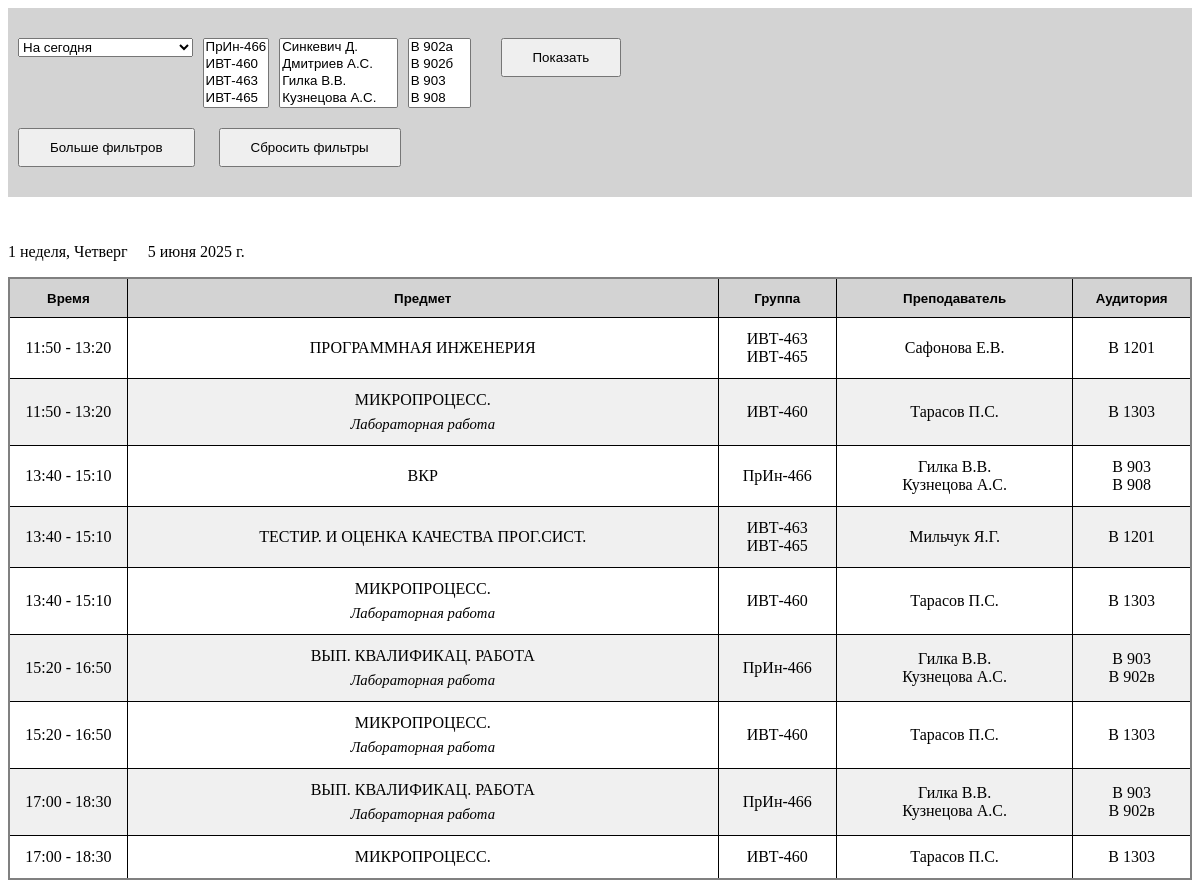
Screenshot of /visualization/ with the database file from the repository.
### api/models.py (models this page shows, shortened)
class CommonModel(models.Model):
    class Meta:
        abstract = True
    idnumber = models.CharField(
        unique=True,
        blank=True,
        null=True,
        max_length=260,
        verbose_name="Уникальный строковый идентификатор",
    )
    datecreated = models.DateTimeField(auto_now_add=True, verbose_name="Дата создания записи")
    datemodified = models.DateTimeField(auto_now_add=True, verbose_name="Дата изменения записи")
    dateaccessed = models.DateTimeField(
        null=True, blank=True, verbose_name="Дата доступа к записи"
    )
    author = models.ForeignKey(
        User, blank=True, null=True, on_delete=models.SET_NULL, verbose_name="Автор записи"
    )
    note = models.TextField(
        null=True, blank=True, verbose_name="Комментарий для этой записи", max_length=1024
    )
    def __str__(self):
        return self.__repr__()

class Event(CommonModel):
    class Meta:
        verbose_name = "Событие"
        verbose_name_plural = "События"
    date = models.DateField(null=True, blank=False, verbose_name="Дата")
    date_override = models.ForeignKey(DayDateOverride, null=True, blank=True, editable=False, on_delete=models.SET_NULL, verbose_name="Перенос дня")
    kind_override = models.ForeignKey(EventKind, null=True, blank=True, default=None, on_delete=models.PROTECT, verbose_name="Тип")
    subject_override = models.ForeignKey(Subject, null=True, on_delete=models.PROTECT, verbose_name="Предмет")
    participants_override = models.ManyToManyField(EventParticipant, verbose_name="Участники")
    places_override = models.ManyToManyField(EventPlace, verbose_name="Места")
    time_slot_override = models.ForeignKey(TimeSlot, null=True, on_delete=models.PROTECT, verbose_name="Временной интервал")
    abstract_event = models.ForeignKey(AbstractEvent, null=True, editable=False, on_delete=models.CASCADE, verbose_name="Запланированное событие")
    is_event_canceled = models.BooleanField(verbose_name="Событие отменено", default=False)
    event_cancel = models.ForeignKey(EventCancel, null=True, blank=True, on_delete=models.SET_NULL, verbose_name="Отмена события")
    is_event_overriden = models.BooleanField(verbose_name="Событие изменено вручную", default=False)
    def get_groups(self):
        return self.participants_override.filter(is_group=True)
    def get_teachers(self):
        return self.participants_override.filter(role__in=[EventParticipant.Role.TEACHER, EventParticipant.Role.ASSISTANT])

class AbstractEvent(CommonModel):
    class Meta:
        verbose_name = "Запланированное событие"
        verbose_name_plural = "Запланированные события"
    kind = models.ForeignKey(EventKind, null=True, blank=True, default=None, on_delete=models.PROTECT, verbose_name="Тип")
    subject = models.ForeignKey(Subject, on_delete=models.PROTECT, verbose_name="Предмет")
    participants = models.ManyToManyField(EventParticipant, verbose_name="Участники")
    places = models.ManyToManyField(EventPlace, verbose_name="Места")
    abstract_day = models.ForeignKey(AbstractDay, on_delete=models.PROTECT, verbose_name="Абстрактный день")
    time_slot = models.ForeignKey(TimeSlot, on_delete=models.PROTECT, verbose_name="Временной интервал")
    holds_on_date = models.DateField(null=True, blank=True, verbose_name="Проводится только в заданный день")
    schedule = models.ForeignKey(Schedule, null=True, on_delete=models.CASCADE, related_name="events", verbose_name="Расписание")
    changes = models.ForeignKey(AbstractEventChanges, null=True, blank=True, on_delete=models.SET_NULL, editable=False, verbose_name="Изменения")

class AbstractDay(CommonModel):
    class Meta:
        verbose_name = "Абстрактный день"
        verbose_name_plural = "Абстрактные дни"
    day_number = models.IntegerField(verbose_name="Смещение от начала повторяющгося фрагмента (пн. первой недели)")
    name = models.CharField(verbose_name="Имя дня в рамках шаблона", max_length=64)

class TimeSlot(CommonModel):
    class Meta:
        verbose_name = "Время проведения события"
        verbose_name_plural = "Времена проведения события"
    alt_name = models.TextField(null=True, verbose_name="Академ. часы пары")
    start_time = models.TimeField(verbose_name="Время начала")
    end_time = models.TimeField(null=True, verbose_name="Время окончания")
    def __repr__(self):
        res = self.start_time.strftime("%H:%M")
        if self.end_time:
            res += "-{}".format(self.end_time.strftime("%H:%M"))
        return f"{self.alt_name}ч. / {res}"

class Subject(CommonModel):
    class Meta:
        verbose_name = "Предмет"
        verbose_name_plural = "Предметы"
    name = models.CharField(max_length=256, verbose_name="Название")
    def __repr__(self):
        return str(self.name)

class EventParticipant(CommonModel):
    class Meta:
        verbose_name = "Участник события"
        verbose_name_plural = "Участники события"
    class Role(models.TextChoices):
        STUDENT = "student", "Студент"
        TEACHER = "teacher", "Преподаватель"
        ASSISTANT = "assistant", "Ассистент"
    name = models.CharField(max_length=255, verbose_name="Имя")
    role = models.CharField(choices=Role, max_length=48, null=False, verbose_name="Роль")
    is_group = models.BooleanField(verbose_name="Является группой", default=False)
    department = models.ForeignKey(Department, null=True, on_delete=models.SET_NULL, verbose_name="Подразделение")

class EventPlace(CommonModel):
    class Meta:
        verbose_name = "Место проведения события"
        verbose_name_plural = "Места проведения события"
    building = models.CharField(max_length=128, verbose_name="Корпус")
    room = models.CharField(max_length=64, verbose_name="Аудитория")
    def __repr__(self):
        return f"{self.building} {self.room}"

class EventKind(CommonModel):
    class Meta:
        verbose_name = "Тип события"
        verbose_name_plural = "Типы событий"
    name = models.CharField(verbose_name="Название типа", max_length=64)
    def __repr__(self):
        return str(self.name)

### visualization/views.py (the view, shortened to what this page needs)
# urls.py: path("visualization/", views.index, name = "index"),
def index(request):
    selected = {
        "date" : "today",
        "left_date" : "",
        "right_date" : "",
        "group" : "",
        "teacher" : "",
        "place" : "",
        "subject" : "",
        "kind" : "",
        "time_slot" : ""
    }
    groups = ReadAPI.get_all_groups().values_list("name", flat=True)
    teachers = ReadAPI.get_all_teachers().values_list("name", flat=True)
    places = [str(p) for p in ReadAPI.get_all_places()]
    subjects = ReadAPI.get_all_subjects().values_list("name", flat=True)
    kinds = ReadAPI.get_all_kinds().values_list("name", flat=True)
    time_slots = [str(ts) for ts in ReadAPI.get_all_time_slots()]
    data = get_table_data(selected)
    data = {"selected" : selected,
            "groups" : groups,
            "teachers" : teachers,
            "places" : places,
            "subjects" : subjects,
            "kinds" : kinds,
            "time_slots" : time_slots,
            "data" : data,
            "addition_filters_visible" : request.POST.get("addition_filters_visible") if "addition_filters_visible" in request.POST else "0",
            "calendar_visibile" : "1" if "calendar_visibility" in request.POST else "0"
    }
    return render(request, "index.html", context = data)

### templates/index.html (shortened to what this page needs)
<!DOCTYPE html>
<html>
    <head>
        {% load static %}
        <link href="https://cdn.jsdelivr.net/npm/select2@4.1.0-rc.0/dist/css/select2.min.css" rel="stylesheet">
        <link href="{% static 'styles/style.css' %}" rel="stylesheet">
    </head>
    <body>
        {% include "header.html" %}
        {% if data|length == 0 %}
            {% include "emptyTable.html" %}
        {% else %}
            {% include "table.html" %}
        {% endif %}
    </body>
</html>

### templates/header.html (shortened to what this page needs)
<form action="" method="post" id="header-form">
    <header>
        <div class="main-filters-container">
            <div class="date-filter-container" id="date-filter-container">
                <select class="date-select" name="date" id="date-select" onchange="on_date_select_change()">
                    <option value="today" {% if selected.date == "today" %} selected {% endif %}>На сегодня</option>
                </select>
            </div>
            <select class="group-pillbox" name="group[]" multiple="multiple">
                {% for group in groups %}
                    <option value="{{ group }}" {% if group in selected.group %} selected {% endif %}>{{ group }}</option>
                {% endfor %}
            </select>
            <select class="teacher-pillbox" name="teacher[]" multiple="multiple">
                {% for teacher in teachers %}
                    <option value="{{ teacher }}" {% if teacher in selected.teacher %} selected {% endif %}>{{ teacher }}</option>
                {% endfor %}
            </select>
            <select class="place-pillbox" name="place[]" multiple="multiple">
                {% for place in places %}
                    <option value="{{ place }}" {% if place in selected.place %} selected {% endif %}>{{ place }}</option>
                {% endfor %}
            </select>
            <button type="submit" id="submit-button" onclick="this.form.submit()" style="margin-left: 20px;">Показать</button>
        </div>
        <div style="margin-top: 20px;">
            <button type="button" id="more-filters-button" onclick="update_filters_visibility()">
                {% if addition_filters_visible == "1" %}
                    Меньше фильтров
                {% else %}
                    Больше фильтров
                {% endif %}
            </button>
            <button type="button" onclick="drop_filters()" style="margin-left: 20px;">Сбросить фильтры</button>
        </div>
    </header>
</form>

### templates/table.html (shortened to what this page needs)
{% for entry, row_spans, calendar in data %}
    <div class="schedule-date-info">
        <p>{{ entry.0.abstract_event.abstract_day.name }}</p>
        <p>{{ entry.0.date }}</p>
    </div>
    <div style="display: flex;">
        <table class="entries-table">
            <thead>
                <tr>
                    <th id="c1h{{ forloop.counter }}">
                        <button onclick="change_visibility('c1', '{{ forloop.counter }}')">Время</button>
                    </th>
                    <th id="c2h{{ forloop.counter }}">
                        <button onclick="change_visibility('c2', '{{ forloop.counter }}')">Предмет</button>
                    </th>
                    <th id="c3h{{ forloop.counter }}">
                        <button onclick="change_visibility('c3', '{{ forloop.counter }}')">Группа</button>
                    </th>
                    <th id="c4h{{ forloop.counter }}">
                        <button onclick="change_visibility('c4', '{{ forloop.counter }}')">Преподаватель</button>
                    </th>
                    <th id="c5h{{ forloop.counter }}">
                        <button onclick="change_visibility('c5', '{{ forloop.counter }}')">Аудитория</button>
                    </th>
                </tr>
            </thead>
            <tbody>
                {% for event in entry %}
                    <tr name="r{{ forloop.parentloop.counter }}">
                        <td name="c1d{{ forloop.parentloop.counter }}" {% if event.is_event_canceled %} class="canceled-cell" {% endif %}>
                            {{ event.time_slot_override.start_time }} - {{ event.time_slot_override.end_time }}
                        </td>
                        {% if row_spans|list_item:forloop.counter != 0 %}
                            <td
                            name="c2d{{ forloop.parentloop.counter }}" rowspan="{{ row_spans|list_item:forloop.counter }}">
                                {{ event.subject_override }}
                                {% if event.kind_override %}
                                    <br><i>{{ event.kind_override }}</i>
                                {% endif %}
                            </td>
                            <td
                            name="c3d{{ forloop.parentloop.counter }}" rowspan="{{ row_spans|list_item:forloop.counter }}">
                                {% for group in event.get_groups.all %}
                                    {{ group.name }}<br>
                                {% endfor %}
                            </td>
                            <td
                            name="c4d{{ forloop.parentloop.counter }}" rowspan="{{ row_spans|list_item:forloop.counter }}">
                                {% for teacher in event.get_teachers.all %}
                                    {{ teacher.name }}<br>
                                {% endfor %}
                            </td>
                            <td
                            name="c5d{{ forloop.parentloop.counter }}" rowspan="{{ row_spans|list_item:forloop.counter }}">
                                {% for place in event.places_override.all %}
                                    {{ place }}<br>
                                {% endfor %}
                            </td>
                        {% endif %}
                    </tr>
                {% endfor %}
            </tbody>
        </table>
    </div>
{% endfor %}

### rows the page displays
Event: abstract_event.name "1 неделя, Четверг", date "5 июня 2025 г.", time_slot_override.start_time "11:50", time_slot_override.end_time "13:20", subject_override "ПРОГРАММНАЯ ИНЖЕНЕРИЯ"
EventParticipant: name "ИВТ-463"
EventParticipant: name "ИВТ-465"
EventParticipant: name "Сафонова Е.В."
EventPlace: building+room "В 1201"
Event: time_slot_override.start_time "11:50", time_slot_override.end_time "13:20", subject_override "МИКРОПРОЦЕСС.", kind_override "Лабораторная работа"
EventParticipant: name "ИВТ-460"
EventParticipant: name "Тарасов П.С."
EventPlace: building+room "В 1303"
Event: time_slot_override.start_time "13:40", time_slot_override.end_time "15:10", subject_override "ВКР"
EventParticipant: name "ПрИн-466"
EventParticipant: name "Гилка В.В."
EventParticipant: name "Кузнецова А.С."
EventPlace: building+room "В 903"
EventPlace: building+room "В 908"
Event: time_slot_override.start_time "13:40", time_slot_override.end_time "15:10", subject_override "ТЕСТИР. И ОЦЕНКА КАЧЕСТВА ПРОГ.СИСТ."
EventParticipant: name "Мильчук Я.Г."
Event: time_slot_override.start_time "13:40", time_slot_override.end_time "15:10", subject_override "МИКРОПРОЦЕСС.", kind_override "Лабораторная работа"
Event: time_slot_override.start_time "15:20", time_slot_override.end_time "16:50", subject_override "ВЫП. КВАЛИФИКАЦ. РАБОТА", kind_override "Лабораторная работа"
EventPlace: building+room "В 902в"
Event: time_slot_override.start_time "15:20", time_slot_override.end_time "16:50", subject_override "МИКРОПРОЦЕСС.", kind_override "Лабораторная работа"
Event: time_slot_override.start_time "17:00", time_slot_override.end_time "18:30", subject_override "ВЫП. КВАЛИФИКАЦ. РАБОТА", kind_override "Лабораторная работа"
Event: time_slot_override.start_time "17:00", time_slot_override.end_time "18:30", subject_override "МИКРОПРОЦЕСС."
